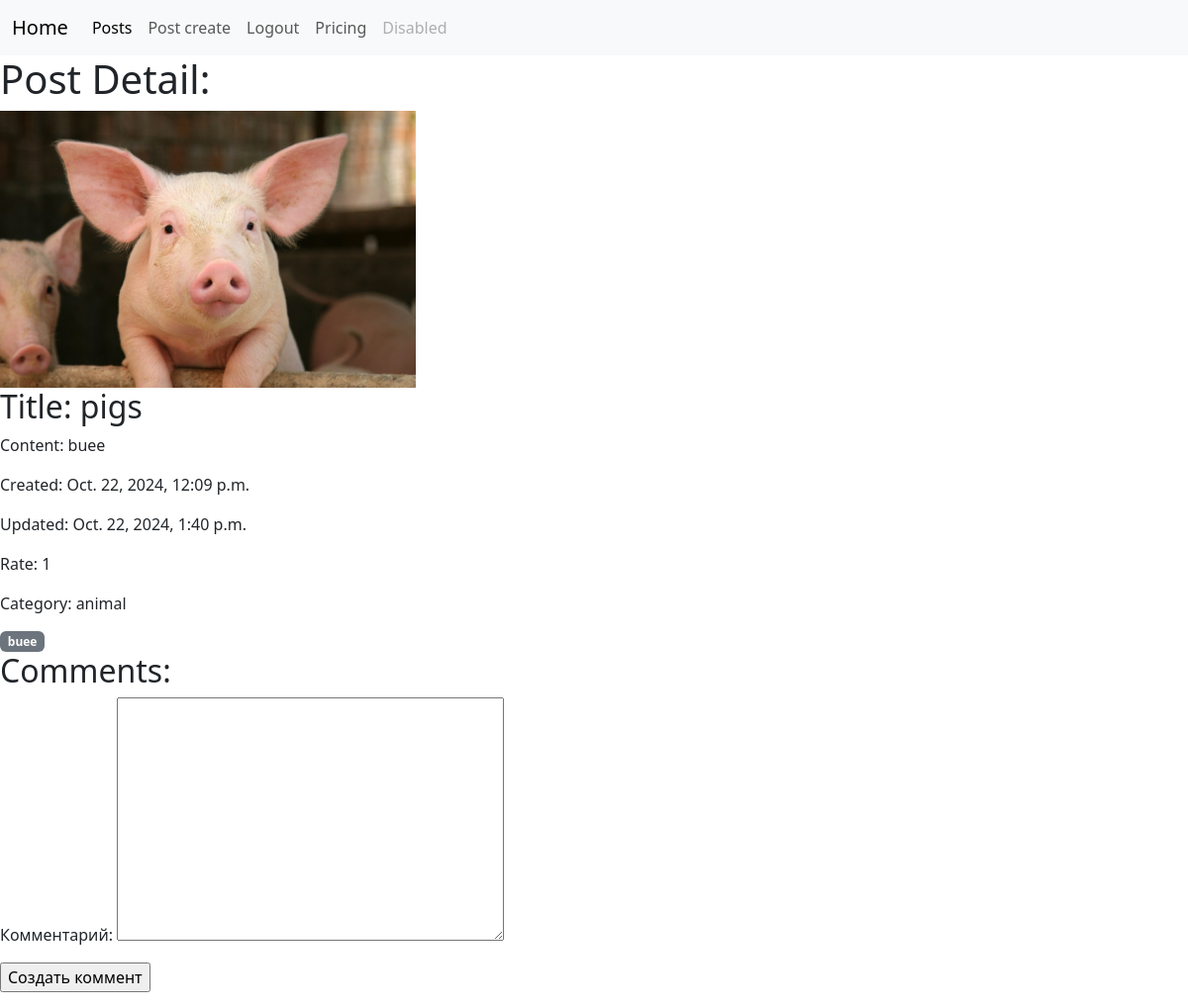
The page /posts/2/ (signed in) on the database as committed earlier.
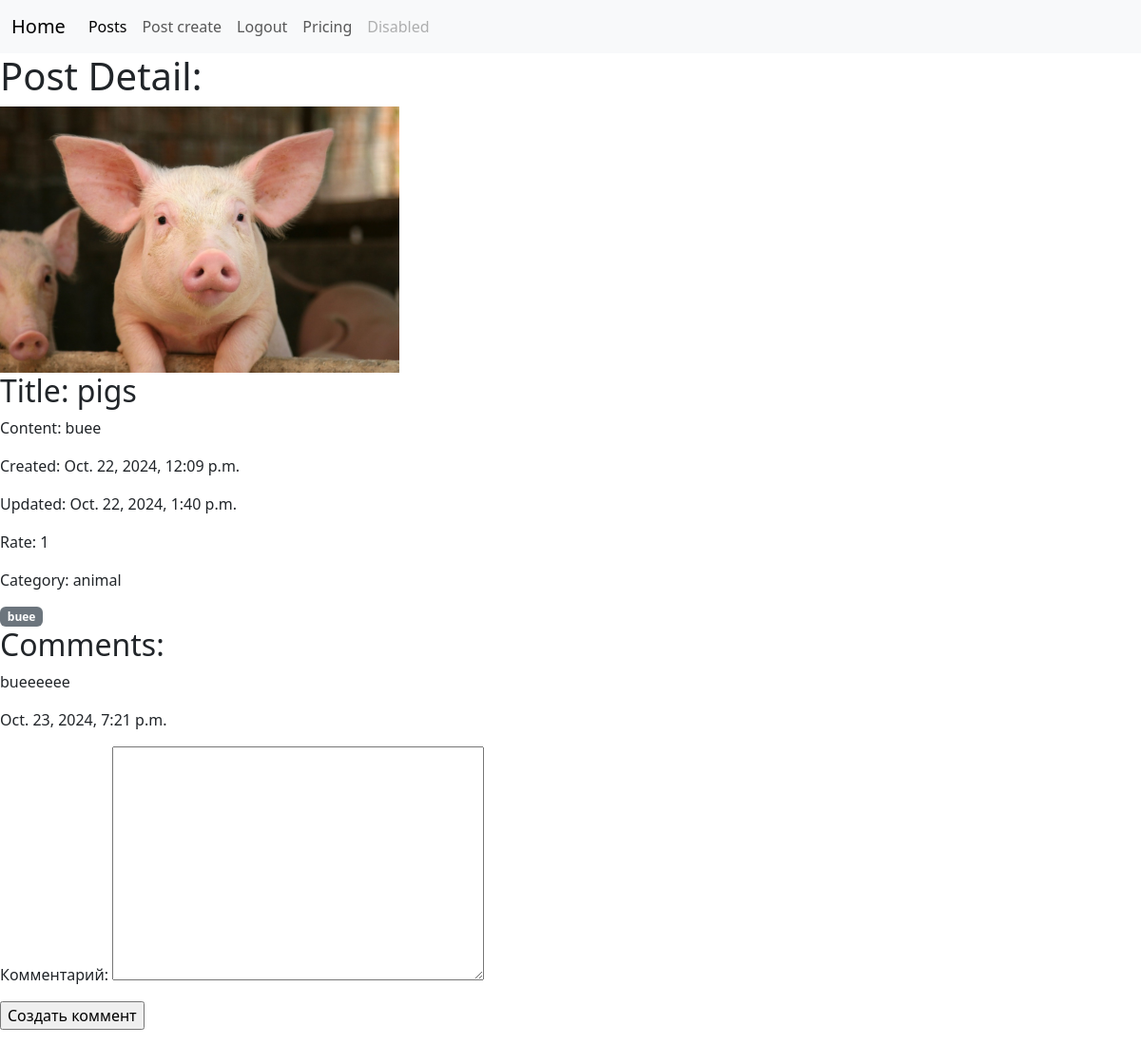
The same page on the database as committed later.
### posts/models.py (models this page shows, shortened)
class Tag(models.Model):
    name = models.CharField(max_length=100)

class Comment(models.Model):
    text = models.TextField()
    post = models.ForeignKey(Post, on_delete=models.CASCADE, related_name='comments')
    created_at = models.DateTimeField(auto_now_add=True)

### posts/views.py (the view)
# urls.py: path('posts/<int:post_id>/', post_detail_view , ),
@login_required(login_url='/login/')
def post_detail_view(request, post_id):
    post = Post.objects.get(id=post_id)
    form = CommentForm()
    return render(request, 'posts/post_detail.html', {'post': post,'form': form} )

### posts/forms.py
class CommentForm(forms.ModelForm):
    class Meta:
        model = Comment
        fields = ['text']
        labels = {'text': 'Комментарий'}

### posts/models.py (called while the page is built)
    def __str__(self):
        return self.name

### templates/posts/post_detail.html (shortened to what this page needs)
{% extends 'navbar.html' %}
{% load static %}
{% block content %}
<h1>Post Detail: </h1>
{% if post.image %}
    <img src="/media/{{ post.image }}" class="card-img-top" alt="..." style="max-width: 35%; height: auto;">
{% else %}
    <img src="{% static 'not_found_jpg' %}" class="card-img-top" alt="..." style="max-width: 35%; height: auto;">
{% endif %}
<h2>Title: {{ post.title }}</h2>
<p>Content: {{ post.content }}</p>
<p>Created: {{ post.created_at }}</p>
<p>Updated: {{ post.updated_at }}</p>
<p>Rate: {{ post.rate }}</p>
<p>Category: {{ post.category }}</p>
            {% for tag in post.tags.all %}
                <span class="badge bg-secondary">{{ tag.name }}</span>
            {% endfor %}
<h2>Comments:</h2>
{% for comment in post.comments.all %}
    <p>{{ comment.text }}</p>
    <p>{{ comment.created_at}}</p>
{% endfor %}
    <form action=""  method="post" enctype="multipart/form-data">
        {{ form.as_p }}
        <input type="submit" name="Create" value="Создать коммент">
        </form>
{% endblock %}

Rows that differ between the two databases and show on the page:
added Comment: text "bueeeeee", created_at "Oct. 23, 2024, 7:21 p.m."
